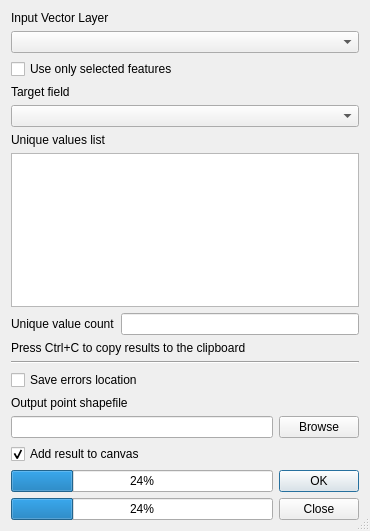
<?xml version="1.0" encoding="UTF-8"?>
<ui version="4.0">
 <class>Dialog</class>
 <widget class="QDialog" name="Dialog">
  <property name="windowModality">
   <enum>Qt::NonModal</enum>
  </property>
  <property name="geometry">
   <rect>
    <x>0</x>
    <y>0</y>
    <width>370</width>
    <height>531</height>
   </rect>
  </property>
  <property name="windowTitle">
   <string>List Unique Values</string>
  </property>
  <property name="sizeGripEnabled">
   <bool>true</bool>
  </property>
  <layout class="QGridLayout" name="gridLayout">
   <item row="0" column="0">
    <layout class="QVBoxLayout">
     <item>
      <widget class="QLabel" name="label_3">
       <property name="text">
        <string>Input Vector Layer</string>
       </property>
      </widget>
     </item>
     <item>
      <widget class="QComboBox" name="inShape"/>
     </item>
    </layout>
   </item>
   <item row="1" column="0">
    <layout class="QVBoxLayout" name="verticalLayout">
     <item>
      <widget class="QCheckBox" name="useSelected">
       <property name="text">
        <string>Use only selected features</string>
       </property>
      </widget>
     </item>
    </layout>
   </item>
   <item row="2" column="0">
    <layout class="QVBoxLayout">
     <item>
      <widget class="QLabel" name="label">
       <property name="text">
        <string>Target field</string>
       </property>
      </widget>
     </item>
     <item>
      <widget class="QComboBox" name="cmbField"/>
     </item>
    </layout>
   </item>
   <item row="3" column="0">
    <layout class="QVBoxLayout">
     <item>
      <widget class="QLabel" name="label_2">
       <property name="text">
        <string>Unique values list</string>
       </property>
      </widget>
     </item>
     <item>
      <widget class="QTableWidget" name="tblUnique">
       <property name="editTriggers">
        <set>QAbstractItemView::NoEditTriggers</set>
       </property>
       <property name="tabKeyNavigation">
        <bool>false</bool>
       </property>
       <property name="showDropIndicator" stdset="0">
        <bool>false</bool>
       </property>
       <property name="dragDropOverwriteMode">
        <bool>false</bool>
       </property>
       <property name="alternatingRowColors">
        <bool>true</bool>
       </property>
       <property name="selectionMode">
        <enum>QAbstractItemView::NoSelection</enum>
       </property>
       <property name="showGrid">
        <bool>false</bool>
       </property>
       <property name="wordWrap">
        <bool>false</bool>
       </property>
       <property name="cornerButtonEnabled">
        <bool>false</bool>
       </property>
       <attribute name="horizontalHeaderVisible">
        <bool>false</bool>
       </attribute>
       <attribute name="verticalHeaderVisible">
        <bool>false</bool>
       </attribute>
      </widget>
     </item>
    </layout>
   </item>
   <item row="4" column="0">
    <layout class="QHBoxLayout">
     <item>
      <widget class="QLabel" name="label_4">
       <property name="text">
        <string>Unique value count</string>
       </property>
      </widget>
     </item>
     <item>
      <widget class="QLineEdit" name="lstCount">
       <property name="readOnly">
        <bool>true</bool>
       </property>
      </widget>
     </item>
    </layout>
   </item>
   <item row="5" column="0">
    <widget class="QLabel" name="label_5">
     <property name="text">
      <string>Press Ctrl+C to copy results to the clipboard</string>
     </property>
    </widget>
   </item>
   <item row="6" column="0">
    <widget class="Line" name="line">
     <property name="orientation">
      <enum>Qt::Horizontal</enum>
     </property>
    </widget>
   </item>
   <item row="7" column="0">
    <widget class="QCheckBox" name="ckBoxShpError">
     <property name="text">
      <string>Save errors location</string>
     </property>
    </widget>
   </item>
   <item row="8" column="0">
    <widget class="QLabel" name="label_6">
     <property name="text">
      <string>Output point shapefile</string>
     </property>
    </widget>
   </item>
   <item row="9" column="0">
    <layout class="QHBoxLayout" name="horizontalLayout">
     <item>
      <widget class="QLineEdit" name="lineEditShpError">
       <property name="readOnly">
        <bool>true</bool>
       </property>
      </widget>
     </item>
     <item>
      <widget class="QPushButton" name="browseShpError">
       <property name="text">
        <string>Browse</string>
       </property>
      </widget>
     </item>
    </layout>
   </item>
   <item row="10" column="0">
    <widget class="QCheckBox" name="addToCanvasCheck">
     <property name="text">
      <string>Add result to canvas</string>
     </property>
     <property name="checked">
      <bool>true</bool>
     </property>
    </widget>
   </item>
   <item row="11" column="0">
    <layout class="QHBoxLayout" name="horizontalLayout_2">
     <item>
      <layout class="QVBoxLayout" name="verticalLayout_2">
       <item>
        <widget class="QProgressBar" name="partProgressBar">
         <property name="value">
          <number>24</number>
         </property>
        </widget>
       </item>
       <item>
        <widget class="QProgressBar" name="progressBar">
         <property name="value">
          <number>24</number>
         </property>
         <property name="alignment">
          <set>Qt::AlignCenter</set>
         </property>
        </widget>
       </item>
      </layout>
     </item>
     <item>
      <widget class="QDialogButtonBox" name="buttonBox_2">
       <property name="orientation">
        <enum>Qt::Vertical</enum>
       </property>
       <property name="standardButtons">
        <set>QDialogButtonBox::Close|QDialogButtonBox::Ok</set>
       </property>
      </widget>
     </item>
    </layout>
   </item>
  </layout>
 </widget>
 <resources/>
 <connections>
  <connection>
   <sender>buttonBox_2</sender>
   <signal>accepted()</signal>
   <receiver>Dialog</receiver>
   <slot>accept()</slot>
   <hints>
    <hint type="sourcelabel">
     <x>133</x>
     <y>276</y>
    </hint>
    <hint type="destinationlabel">
     <x>215</x>
     <y>290</y>
    </hint>
   </hints>
  </connection>
  <connection>
   <sender>buttonBox_2</sender>
   <signal>rejected()</signal>
   <receiver>Dialog</receiver>
   <slot>close()</slot>
   <hints>
    <hint type="sourcelabel">
     <x>59</x>
     <y>276</y>
    </hint>
    <hint type="destinationlabel">
     <x>132</x>
     <y>239</y>
    </hint>
   </hints>
  </connection>
 </connections>
</ui>
